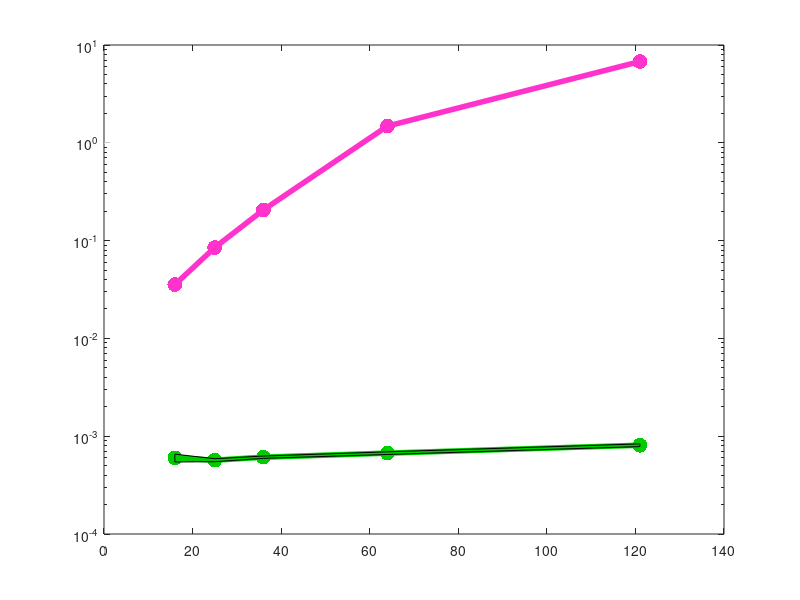

Source code (MATLAB): (Note: this script raises an error after producing the figure.)
%% Setup
% Remember that our "locality" is actually different from paper
% paper: d=0 means only self communication
% code : d=1 means only self communication
clear; clc;

colors{1} = [0 204 0]/255; % Green
colors{2} = [0 153 255]/255; % Blue
colors{3} = [255 51 204]/255; % Pink

fontsizeLabel  = 14;
fontsizeLegend = 12;
fontsizeAxis   = 12;
fontsizeTitle  = 14;

LineWidth  = 4;
MarkerSize = LineWidth*8;

%% Figure: algorithm runtime

load('data/scan_time_vs_network_size.mat');
parMeans  = mean(parTimes, 2)';
parStds   = std(parTimes, 0, 2)';
rankMeans = mean(rankTimes, 2)';
rankStds  = std(rankTimes, 0, 2)';

figure(1); box on; 
% HACK to overcome MATLAB bug
semilogy(linspace(0,100,5), linspace(1,1.1,5), 'Color', [1 1 1], 'HandleVisibility', 'off');

% Mean runtimes
hold on; % Have to do this after first semilogy otherwise linear plot
semilogy(gridSizes.^2, rankMeans, '.-', 'LineWidth', LineWidth, ... 
         'MarkerSize', MarkerSize, 'Color', colors{3}, ...
         'MarkerEdge', colors{3}, 'MarkerFaceColor', colors{3});
semilogy(gridSizes.^2, parMeans, '.-', 'LineWidth', LineWidth, ... 
         'MarkerSize', MarkerSize, 'Color', colors{1}, ...
         'MarkerEdge', colors{1}, 'MarkerFaceColor', colors{1});

% Standard deviations of runtimes
parFill = fill([gridSizes.^2,fliplr(gridSizes.^2)], ...
     [parMeans - parStds, fliplr(parMeans + parStds)], colors{1});
alpha(.4);
set(parFill, 'EdgeAlpha', 0);
rankFill = fill([gridSizes.^2,fliplr(gridSizes.^2)], ...
     [rankMeans - rankStds, fliplr(rankMeans + rankStds)], colors{3});
alpha(.4);
set(rankFill, 'EdgeAlpha', 0);

% Legend
leg = legend('Rank determination (non-parallelized)', 'Matrix construction (parallelized)');
set(leg, 'Interpreter', 'latex'); 
set(leg, 'Fontsize', fontsizeLegend);

% Figure settings
set(gca, 'FontSize',fontsizeAxis)
title({'\textbf{Algorithm runtime}'}, 'Interpreter', 'latex', 'Fontsize', fontsizeTitle);
xlabel({'\# of subsystems in the network'}, 'Interpreter', 'latex', 'Fontsize', fontsizeLabel);
ylabel({'Avg. total runtime (s)'}, 'Interpreter', 'latex', 'Fontsize', fontsizeLabel);
xlim([5 125]);
ylim([3e-4 1e1]);